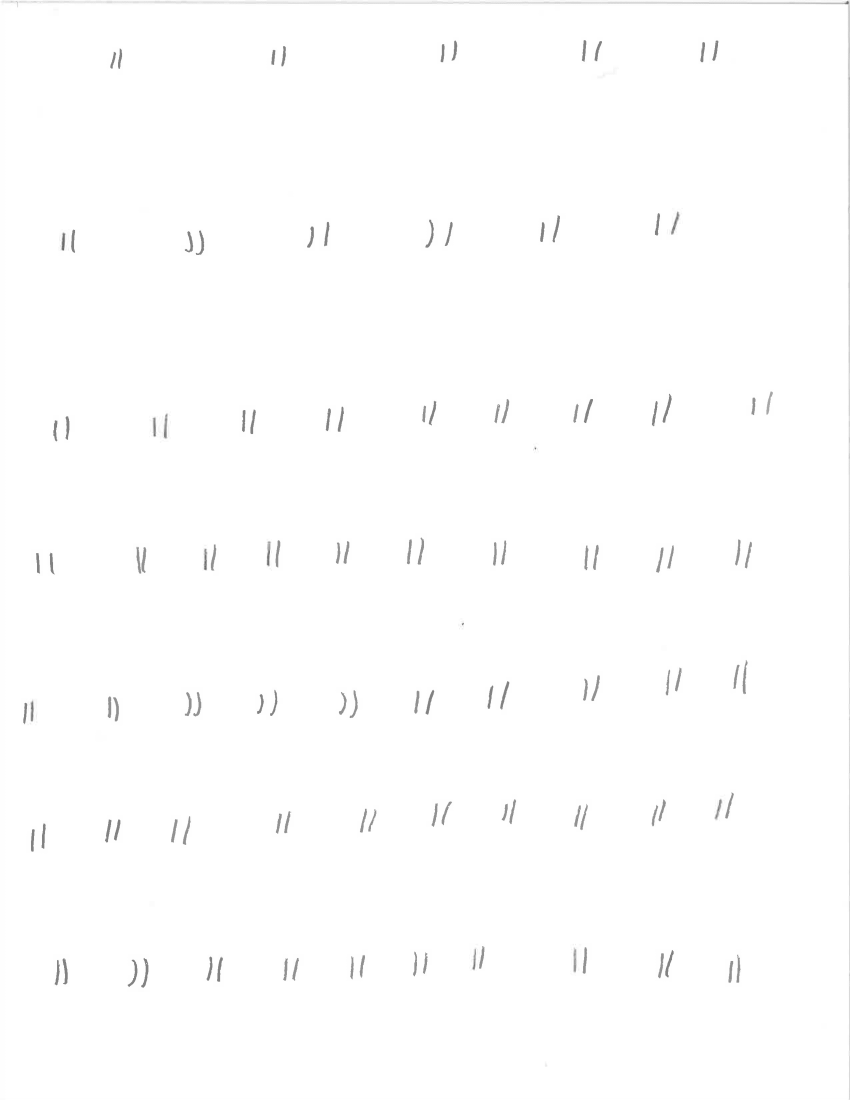
#> input picture symbol_training/doub_quote/3.png, 1700 x 2200 px (shown at 1/2 size)
$ python -i parse_letters.py   (imports and definitions only)   (older library calls are emulated)
#> lines starting #> are read from the running program, lines starting #| are printed output that depends on the picture; after the words box and inside, x2 and y2 are one past the last pixel; in counts of white or black regions, pixels touching at a corner belong together
# Import the modules
import cv2
import numpy as np
from os import listdir
from os.path import isfile, join

IMAGE_NAME = 'scanned_test.png'

CURR_FOLDER = '../symbol_training/doub_quote'
files = [f for f in listdir(CURR_FOLDER) if isfile(join(CURR_FOLDER, f))]
images = [f for f in files if '.png' in f and 'j' in f]

currNum = 328
# Returns array of type Line
def segmentLinesFromImage(imageName):

    # print imageName
#> called with imageName = 'doub_quote/3.png'
    global currNum

    ### Image pre-processing/segmentation pipeline
    RECT_HEIGHT_ADJUSTMENT_FACTOR = 1.25
    PIXEL_THRESHOLD_1 = 220
    PIXEL_THRESHOLD_2 = 240
    PIXEL_THRESHOLD_3 = 240

    # Read the input image
    im = cv2.imread(imageName)
#> im is the input picture: shape (2200, 1700, 3); min 107, max 255, mean 253.9
    height, width, _ = im.shape
#> height = 2200; width = 1700

    # 1. Grayscale
    im_gray = cv2.cvtColor(im, cv2.COLOR_BGR2GRAY)
    #cv2.imshow("grayscale initial", im_gray)

    # 2. Binarize
    ret, im_b = cv2.threshold(im_gray, PIXEL_THRESHOLD_1, 255, cv2.THRESH_BINARY) #adjust this.
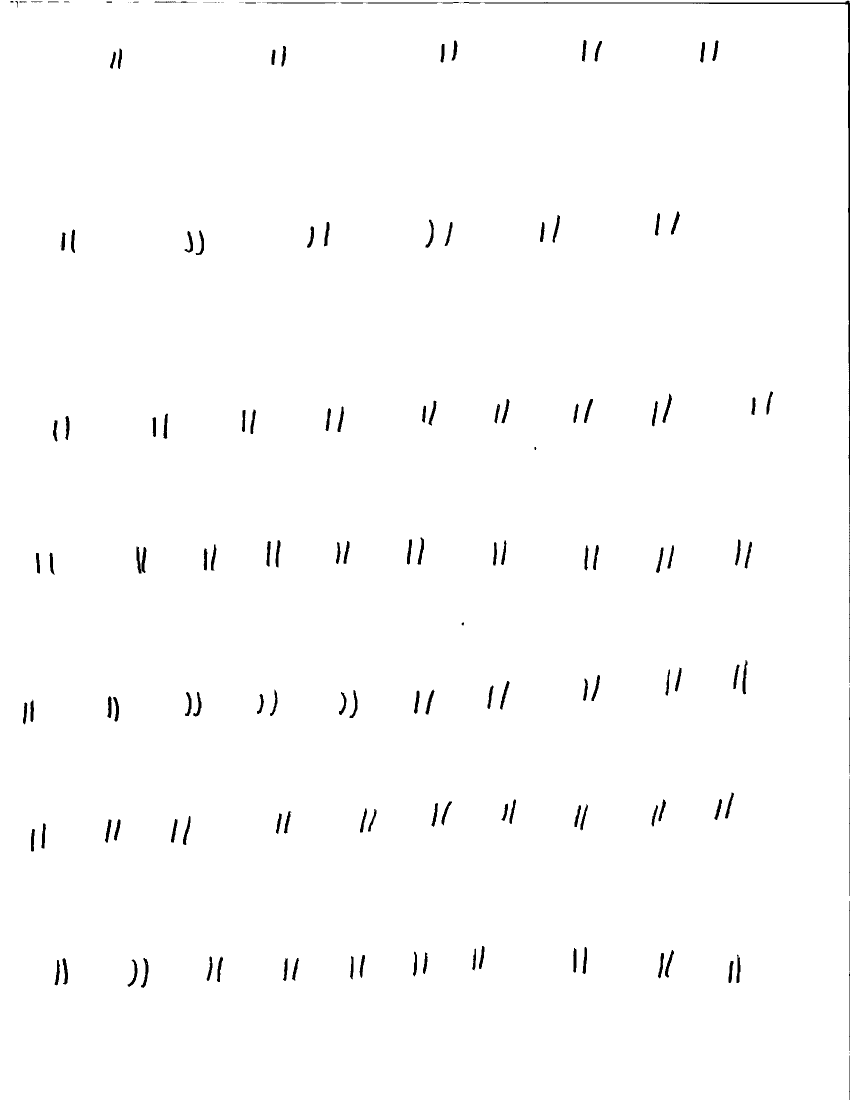
#> im_b: shape (2200, 1700) (shown at 1/2 size); 99% white; 216 black regions (76 under 20 px), largest, box (x1, y1, x2, y2) and area: (968, 1, 1700, 1366) 5104, (1485, 1320, 1495, 1389) 348, (282, 1916, 297, 1976) 344
#> ret = 220

    # 3. Blur
    im_blurred = cv2.GaussianBlur(im_b, (59, 121), 0)
    #cv2.imshow("blurred", im_blurred)

    # 4. Threshold
    ret, im_th = cv2.threshold(im_blurred, PIXEL_THRESHOLD_2, 255, cv2.THRESH_BINARY) #adjust this.
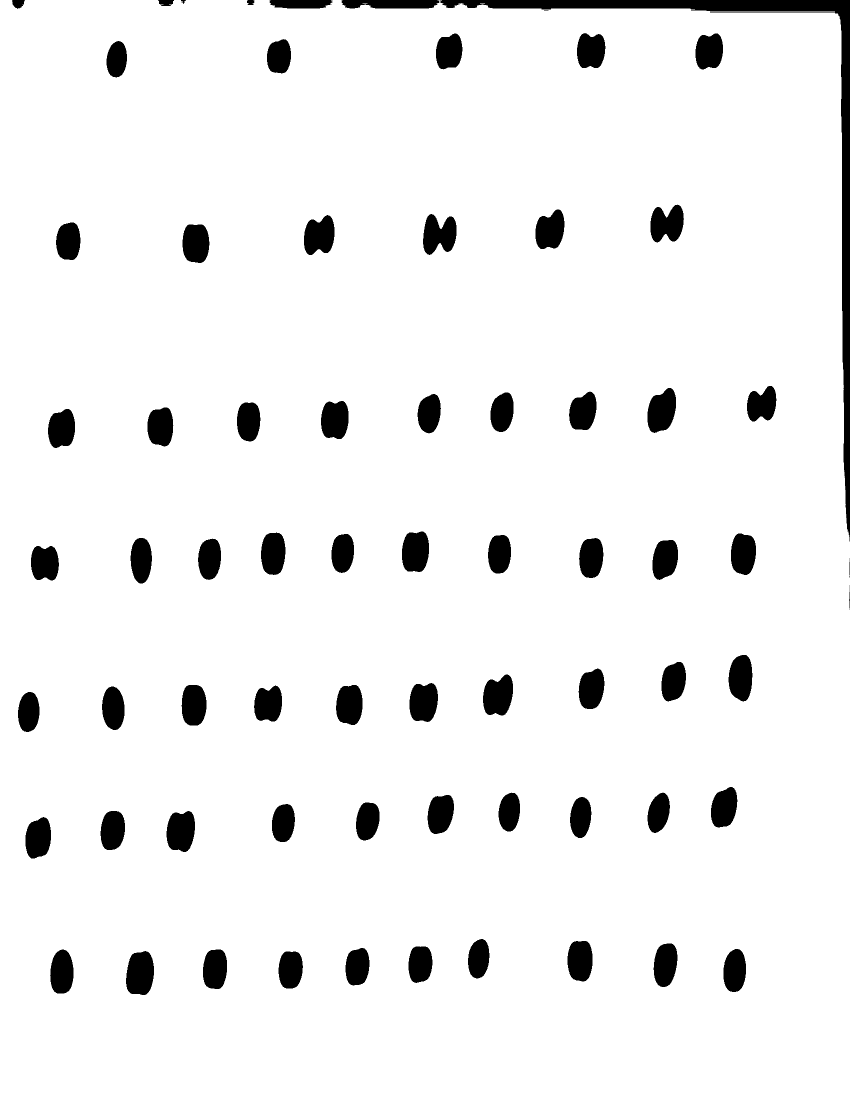
#> im_th: shape (2200, 1700) (shown at 1/2 size); 93.9% white; 86 black regions (16 under 20 px), largest, box (x1, y1, x2, y2) and area: (880, 0, 1700, 1082) 30882, (252, 1902, 308, 1990) 4048, (846, 428, 913, 510) 3879
#> ret = 240
    #cv2.imshow("re-thresholded", im_th)

    # 5. Blur
    im_reblurred = cv2.GaussianBlur(im_th, (51, 1), 0)
    #cv2.imshow("re-blurred", im_reblurred)

    # 6. Threshold
    ret, im_reth = cv2.threshold(im_reblurred, PIXEL_THRESHOLD_3, 255, cv2.THRESH_BINARY) #adjust this.
#> im_reth: shape (2200, 1700); 90.1% white; 68 black regions (4 under 20 px), largest, box (x1, y1, x2, y2) and area: (481, 0, 1700, 1070) 51160, (833, 428, 926, 510) 6550, (239, 1902, 321, 1990) 6326
    #cv2.imshow("rere-thresholded", im_reth)

    # 7. Dilate
    dilation = cv2.dilate(im_reth,(11, 11),iterations = 6)
#> dilation: shape (2200, 1700); 90.8% white; 64 black regions, largest, box (x1, y1, x2, y2) and area: (528, 0, 1700, 1070) 50423, (833, 434, 926, 510) 5992, (239, 1908, 321, 1990) 5834
    cv2.imshow("dilated", dilation)

    # 8. Erosion
    erosion = cv2.erode(dilation,(11, 11),iterations = 5)
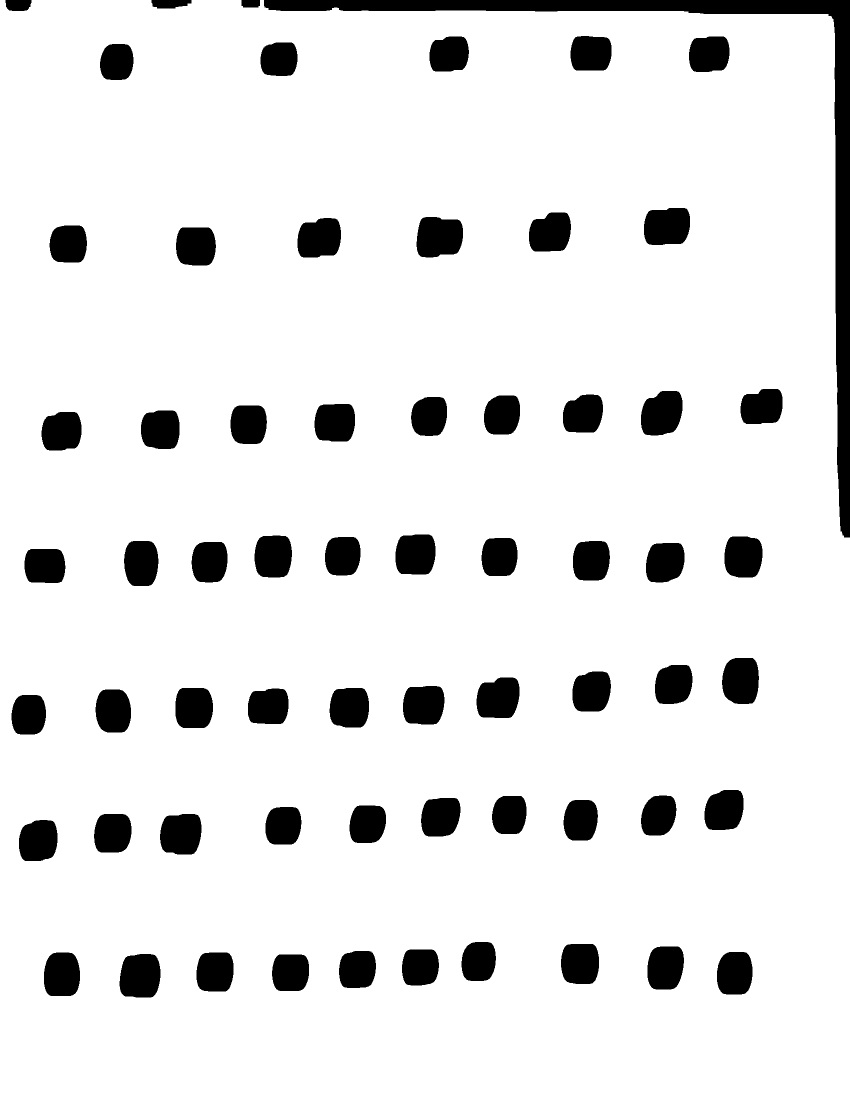
#> erosion: shape (2200, 1700) (shown at 1/2 size); 90% white; 64 black regions, largest, box (x1, y1, x2, y2) and area: (528, 0, 1700, 1075) 56303, (833, 434, 926, 515) 6457, (239, 1908, 321, 1995) 6244
    cv2.imshow("erosion", erosion)

    cv2.waitKey()

    # 9. Add whitespace border
    bordersize=20
    im_border=cv2.copyMakeBorder(erosion, top=bordersize, bottom=bordersize, left=bordersize, right=bordersize, borderType= cv2.BORDER_CONSTANT, value=255 )
#> im_border: shape (2240, 1740); 90.4% white; 64 black regions
    im_original_border=cv2.copyMakeBorder(im, top=bordersize, bottom=bordersize, left=bordersize, right=bordersize, borderType= cv2.BORDER_CONSTANT, value=(255, 255, 255) )
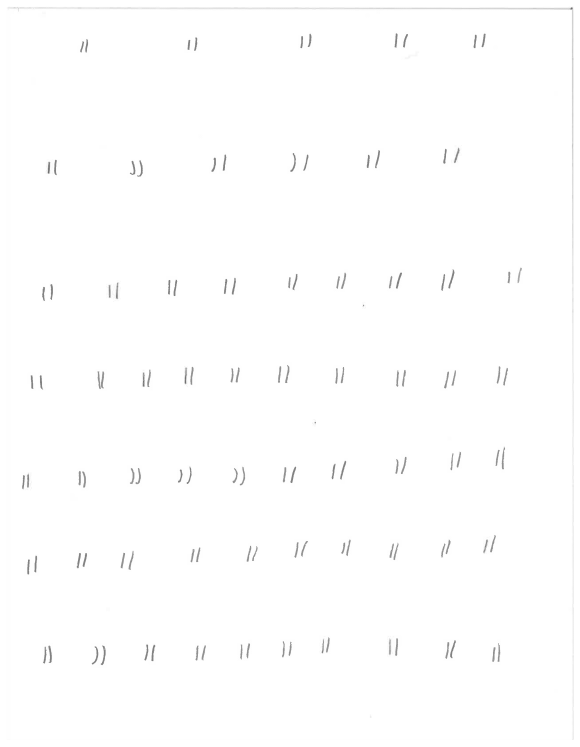
#> im_original_border: shape (2240, 1740, 3) (shown at 1/3 size); min 107, max 255, mean 254
    im_gray_border=cv2.copyMakeBorder(im_gray, top=bordersize, bottom=bordersize, left=bordersize, right=bordersize, borderType= cv2.BORDER_CONSTANT, value=255 )

    # Find contours in image
    _, ctrs, hier = cv2.findContours(im_border.copy(), cv2.RETR_LIST, cv2.CHAIN_APPROX_SIMPLE)
#> ctrs = 65 contours; largest, box (x1, y1, x2, y2) and area: (0, 0, 1740, 2240) 3893621, (547, 19, 1721, 1096) 58536, (852, 453, 947, 536) 6602, (258, 1927, 342, 2016) 6382, (1301, 801, 1386, 892) 6192

    # Get rectangles contains each contour
    rects = [cv2.boundingRect(ctr) for ctr in ctrs]
#> rects = 65 items, first 6: (563, 1928, 76, 75), (258, 1927, 84, 89), (412, 1924, 76, 80), (107, 1924, 74, 89), (1453, 1923, 73, 87), (697, 1921, 76, 76)
    lines = []

    # For each rectangular region, calculate HOG features and predict
    for rect in rects:
        # Draw the rectangles
        adjustedHeight = int(rect[3] * RECT_HEIGHT_ADJUSTMENT_FACTOR) # 1.5 * height of rect
        adjustedY = int(rect[1] - 0.25 * rect[3])
        if (adjustedY < 0):
            adjustedY = 0

        lines.append(im_original_border[adjustedY:adjustedY+adjustedHeight, rect[0]:rect[0]+rect[2]])

        cv2.rectangle(im_border, (rect[0], adjustedY), (rect[0]+rect[2], adjustedY + adjustedHeight), (63, 191, 118), 2)
#> this loop made 65 passes
#> adjustedHeight on passes 61, 65: 1346, 2800
#> (rect, adjustedHeight) on passes 1 to 6: ((563, 1928, 76, 75), 93), ((258, 1927, 84, 89), 111), ((412, 1924, 76, 80), 100), ((107, 1924, 74, 89), 111), ((1453, 1923, 73, 87), 108), ((697, 1921, 76, 76), 95)
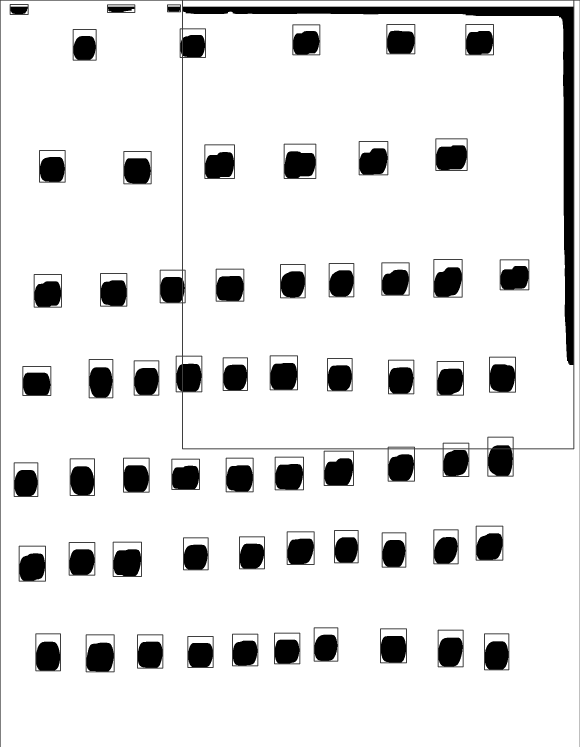
#> im_border: shape (2240, 1740) (shown at 1/3 size); min 0, max 255, mean 226.5
#> after the loop, lines = 65 items

    for image in lines:
        cv2.imshow("resulting.", image)
        key = cv2.waitKey()
        if key is 115:
            # save image
            fileName = CURR_FOLDER + '/' + "t_" + str(currNum) + '.png'
            cv2.imwrite(fileName, image)
            currNum = currNum + 1
#> this loop made 65 passes; (key Esc is pressed on pass 1)
#> pass 1, in segmentLinesFromImage, `cv2.imshow("resulting.", image)`:
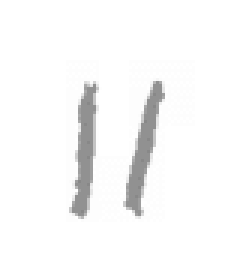
#> window 'resulting.': shape (93, 76, 3) (shown 3 times larger); min 136, max 255, mean 247.8
#> pass 2, in segmentLinesFromImage, `cv2.imshow("resulting.", image)`:
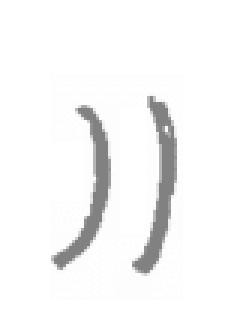
#> window 'resulting.': shape (111, 84, 3) (shown 3 times larger); min 129, max 255, mean 246.6
#> after the loop, currNum = 328


# [2 lines not run here, left out]

>>> result = segmentLinesFromImage('doub_quote/3.png')
